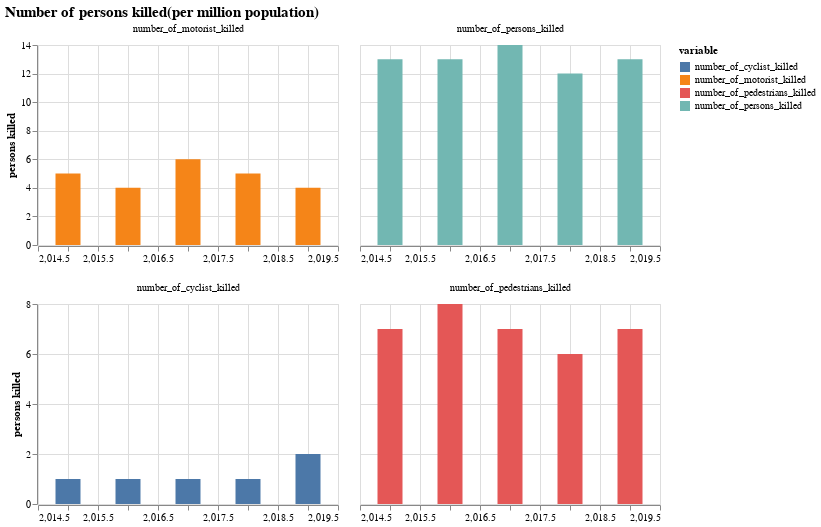

The notebook cell this image was saved under:
### Code cell
fatality_mask = ['number_of_motorist_killed', 'number_of_persons_killed', 'number_of_pedestrians_killed', 
                'number_of_cyclist_killed']
chart1 = bar_chart_long(crashes_yr_norm_long, fatality_mask[:2], title='Number of persons killed(per million population)', 
               subtitle='persons killed')    
chart2 = bar_chart_long(crashes_yr_norm_long, fatality_mask[2:], 
               subtitle='persons killed')    

alt.vconcat(chart1, chart2
).configure_title(
        fontSize=15)

### Figure 1 — Vega-Lite specification as saved in the notebook (floating-point values rounded to 4 significant figures)
{"config": {"view": {"continuousWidth": 400, "continuousHeight": 300}, "title": {"fontSize": 15}}, "vconcat": [{"mark": {"type": "bar", "width": 25}, "encoding": {"color": {"type": "nominal", "field": "variable"}, "column": {"type": "nominal", "field": "variable", "title": null}, "x": {"type": "quantitative", "field": "year", "title": null}, "y": {"type": "quantitative", "field": "value", "title": "persons killed"}}, "height": 200, "title": "Number of persons killed(per million population)", "transform": [{"filter": {"field": "variable", "oneOf": ["number_of_motorist_killed", "number_of_persons_killed"]}}], "width": 300}, {"mark": {"type": "bar", "width": 25}, "encoding": {"color": {"type": "nominal", "field": "variable"}, "column": {"type": "nominal", "field": "variable", "title": null}, "x": {"type": "quantitative", "field": "year", "title": null}, "y": {"type": "quantitative", "field": "value", "title": "persons killed"}}, "height": 200, "title": "", "transform": [{"filter": {"field": "variable", "oneOf": ["number_of_pedestrians_killed", "number_of_cyclist_killed"]}}], "width": 300}], "data": {"name": "data-f70e0d9f1e3effafbf2c27dae6a88d9c"}, "$schema": "https://vega.github.io/schema/vega-lite/v4.8.1.json", "datasets": {"data-f70e0d9f1e3effafbf2c27dae6a88d9c": [{"year": 2015, "variable": "collision_id", "value": 11670.0}, {"year": 2016, "variable": "collision_id", "value": 12290.0}, {"year": 2017, "variable": "collision_id", "value": 12310.0}, {"year": 2018, "variable": "collision_id", "value": 12300.0}, {"year": 2019, "variable": "collision_id", "value": 11250.0}, {"year": 2015, "variable": "number_of_persons_injured", "value": 2754.0}, {"year": 2016, "variable": "number_of_persons_injured", "value": 3225.0}, {"year": 2017, "variable": "number_of_persons_injured", "value": 3233.0}, {"year": 2018, "variable": "number_of_persons_injured", "value": 3291.0}, {"year": 2019, "variable": "number_of_persons_injured", "value": 3265.0}, {"year": 2015, "variable": "number_of_persons_killed", "value": 13.0}, {"year": 2016, "variable": "number_of_persons_killed", "value": 13.0}, {"year": 2017, "variable": "number_of_persons_killed", "value": 14.0}, {"year": 2018, "variable": "number_of_persons_killed", "value": 12.0}, {"year": 2019, "variable": "number_of_persons_killed", "value": 13.0}, {"year": 2015, "variable": "number_of_pedestrians_injured", "value": 541.0}, {"year": 2016, "variable": "number_of_pedestrians_injured", "value": 593.0}, {"year": 2017, "variable": "number_of_pedestrians_injured", "value": 594.0}, {"year": 2018, "variable": "number_of_pedestrians_injured", "value": 591.0}, {"year": 2019, "variable": "number_of_pedestrians_injured", "value": 562.0}, {"year": 2015, "variable": "number_of_pedestrians_killed", "value": 7.0}, {"year": 2016, "variable": "number_of_pedestrians_killed", "value": 8.0}, {"year": 2017, "variable": "number_of_pedestrians_killed", "value": 7.0}, {"year": 2018, "variable": "number_of_pedestrians_killed", "value": 6.0}, {"year": 2019, "variable": "number_of_pedestrians_killed", "value": 7.0}, {"year": 2015, "variable": "number_of_cyclist_injured", "value": 230.0}, {"year": 2016, "variable": "number_of_cyclist_injured", "value": 266.0}, {"year": 2017, "variable": "number_of_cyclist_injured", "value": 261.0}, {"year": 2018, "variable": "number_of_cyclist_injured", "value": 251.0}, {"year": 2019, "variable": "number_of_cyclist_injured", "value": 265.0}, {"year": 2015, "variable": "number_of_cyclist_killed", "value": 1.0}, {"year": 2016, "variable": "number_of_cyclist_killed", "value": 1.0}, {"year": 2017, "variable": "number_of_cyclist_killed", "value": 1.0}, {"year": 2018, "variable": "number_of_cyclist_killed", "value": 1.0}, {"year": 2019, "variable": "number_of_cyclist_killed", "value": 2.0}, {"year": 2015, "variable": "number_of_motorist_injured", "value": 1984.0}, {"year": 2016, "variable": "number_of_motorist_injured", "value": 2353.0}, {"year": 2017, "variable": "number_of_motorist_injured", "value": 2378.0}, {"year": 2018, "variable": "number_of_motorist_injured", "value": 2448.0}, {"year": 2019, "variable": "number_of_motorist_injured", "value": 2437.0}, {"year": 2015, "variable": "number_of_motorist_killed", "value": 5.0}, {"year": 2016, "variable": "number_of_motorist_killed", "value": 4.0}, {"year": 2017, "variable": "number_of_motorist_killed", "value": 6.0}, {"year": 2018, "variable": "number_of_motorist_killed", "value": 5.0}, {"year": 2019, "variable": "number_of_motorist_killed", "value": 4.0}, {"year": 2015, "variable": "population", "value": 1000000.0}, {"year": 2016, "variable": "population", "value": 1000000.0}, {"year": 2017, "variable": "population", "value": 1000000.0}, {"year": 2018, "variable": "population", "value": 1000000.0}, {"year": 2019, "variable": "population", "value": 1000000.0}]}}
